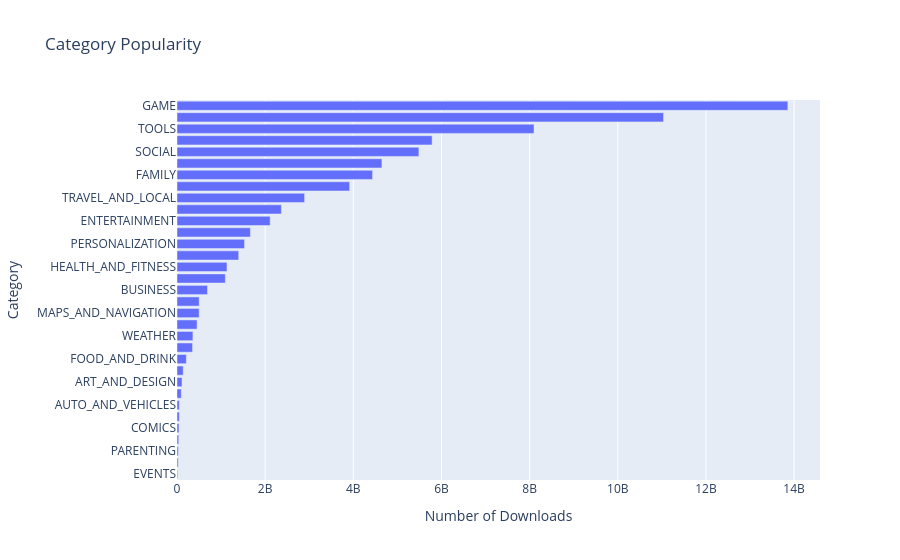

Here is the notebook cell this chart was saved with:
### Code cell
h_bar = px.bar(
    x = category_installs.Installs,
    y = category_installs.index,
    orientation='h',
    title='Category Popularity'
)

h_bar.update_layout(xaxis_title='Number of Downloads', yaxis_title='Category')

h_bar.show()

### Figure 1 — Plotly figure (JSON) as saved in the notebook; plotly's stock layout.template omitted (floating-point values rounded to 4 significant figures)
{"data": [{"hovertemplate": "x=%{x}<br>y=%{y}<extra></extra>", "legendgroup": "", "marker": {"color": "#636efa", "pattern": {"shape": ""}}, "name": "", "orientation": "h", "showlegend": false, "textposition": "auto", "type": "bar", "x": [15949410, 26916200, 31116110, 39162676, 44931100, 52083000, 53129800, 97082000, 114233100, 140912410, 211677750, 352852000, 361096500, 455312400, 503267560, 503742120, 692018120, 1096431465, 1134006220, 1400331540, 1532352930, 1665791655, 2113660000, 2369110650, 2894859300, 3916897200, 4437579590, 4649143130, 5487841475, 5788070180, 8099724500, 11039241530, 13858762717], "xaxis": "x", "y": ["EVENTS", "BEAUTY", "PARENTING", "MEDICAL", "COMICS", "LIBRARIES_AND_DEMO", "AUTO_AND_VEHICLES", "HOUSE_AND_HOME", "ART_AND_DESIGN", "DATING", "FOOD_AND_DRINK", "EDUCATION", "WEATHER", "FINANCE", "MAPS_AND_NAVIGATION", "LIFESTYLE", "BUSINESS", "SPORTS", "HEALTH_AND_FITNESS", "SHOPPING", "PERSONALIZATION", "BOOKS_AND_REFERENCE", "ENTERTAINMENT", "NEWS_AND_MAGAZINES", "TRAVEL_AND_LOCAL", "VIDEO_PLAYERS", "FAMILY", "PHOTOGRAPHY", "SOCIAL", "PRODUCTIVITY", "TOOLS", "COMMUNICATION", "GAME"], "yaxis": "y"}], "layout": {"barmode": "relative", "legend": {"tracegroupgap": 0}, "title": {"text": "Category Popularity"}, "xaxis": {"anchor": "y", "domain": [0, 1], "title": {"text": "Number of Downloads"}}, "yaxis": {"anchor": "x", "domain": [0, 1], "title": {"text": "Category"}}}}
